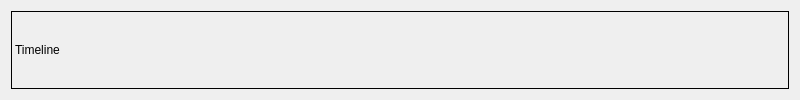
<?xml version="1.0" encoding="UTF-8"?>
<ui version="4.0">
 <class>TimelineWidget</class>
 <widget class="QWidget" name="TimelineWidget">
  <property name="geometry">
   <rect>
    <x>0</x>
    <y>0</y>
    <width>800</width>
    <height>100</height>
   </rect>
  </property>
  <property name="sizePolicy">
   <sizepolicy hsizetype="Maximum" vsizetype="Fixed">
    <horstretch>0</horstretch>
    <verstretch>0</verstretch>
   </sizepolicy>
  </property>
  <property name="minimumSize">
   <size>
    <width>400</width>
    <height>100</height>
   </size>
  </property>
  <property name="maximumSize">
   <size>
    <width>10000</width>
    <height>100</height>
   </size>
  </property>
  <property name="windowTitle">
   <string>Form</string>
  </property>
  <layout class="QGridLayout" name="gridLayout">
   <item row="0" column="0">
    <widget class="QLabel" name="label">
     <property name="sizePolicy">
      <sizepolicy hsizetype="Minimum" vsizetype="Minimum">
       <horstretch>0</horstretch>
       <verstretch>0</verstretch>
      </sizepolicy>
     </property>
     <property name="frameShape">
      <enum>QFrame::Box</enum>
     </property>
     <property name="text">
      <string>Timeline</string>
     </property>
    </widget>
   </item>
  </layout>
 </widget>
 <resources/>
 <connections/>
</ui>
